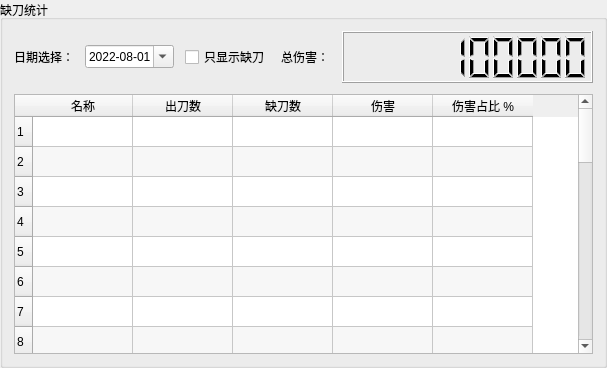
<?xml version="1.0" encoding="UTF-8"?>
<ui version="4.0">
 <class>GroupBox</class>
 <widget class="QGroupBox" name="GroupBox">
  <property name="geometry">
   <rect>
    <x>0</x>
    <y>0</y>
    <width>607</width>
    <height>368</height>
   </rect>
  </property>
  <property name="windowTitle">
   <string>GroupBox</string>
  </property>
  <property name="title">
   <string>缺刀统计</string>
  </property>
  <layout class="QHBoxLayout" name="horizontalLayout">
   <item>
    <layout class="QGridLayout" name="layout" columnstretch="10,15,10,10,50">
     <property name="spacing">
      <number>11</number>
     </property>
     <item row="0" column="0">
      <widget class="QLabel" name="label_date">
       <property name="text">
        <string>日期选择：</string>
       </property>
      </widget>
     </item>
     <item row="0" column="1">
      <widget class="QDateEdit" name="date">
       <property name="minimumDate">
        <date>
         <year>2022</year>
         <month>8</month>
         <day>1</day>
        </date>
       </property>
       <property name="displayFormat">
        <string>yyyy-MM-dd</string>
       </property>
       <property name="calendarPopup">
        <bool>true</bool>
       </property>
      </widget>
     </item>
     <item row="0" column="2">
      <widget class="QCheckBox" name="check_miss">
       <property name="text">
        <string>只显示缺刀</string>
       </property>
      </widget>
     </item>
     <item row="0" column="3">
      <widget class="QLabel" name="label_total_damage">
       <property name="text">
        <string>总伤害：</string>
       </property>
      </widget>
     </item>
     <item row="0" column="4">
      <widget class="QLCDNumber" name="lcd">
       <property name="minimumSize">
        <size>
         <width>0</width>
         <height>52</height>
        </size>
       </property>
       <property name="digitCount">
        <number>10</number>
       </property>
       <property name="value" stdset="0">
        <double>9999999999.000000000000000</double>
       </property>
      </widget>
     </item>
     <item row="1" column="0" colspan="5">
      <widget class="QTableWidget" name="table_miss">
       <property name="editTriggers">
        <set>QAbstractItemView::NoEditTriggers</set>
       </property>
       <property name="alternatingRowColors">
        <bool>true</bool>
       </property>
       <property name="rowCount">
        <number>30</number>
       </property>
       <row/>
       <row/>
       <row/>
       <row/>
       <row/>
       <row/>
       <row/>
       <row/>
       <row/>
       <row/>
       <row/>
       <row/>
       <row/>
       <row/>
       <row/>
       <row/>
       <row/>
       <row/>
       <row/>
       <row/>
       <row/>
       <row/>
       <row/>
       <row/>
       <row/>
       <row/>
       <row/>
       <row/>
       <row/>
       <row/>
       <column>
        <property name="text">
         <string>名称</string>
        </property>
        <property name="toolTip">
         <string notr="true"/>
        </property>
        <property name="whatsThis">
         <string notr="true"/>
        </property>
       </column>
       <column>
        <property name="text">
         <string>出刀数</string>
        </property>
       </column>
       <column>
        <property name="text">
         <string>缺刀数</string>
        </property>
       </column>
       <column>
        <property name="text">
         <string>伤害</string>
        </property>
       </column>
       <column>
        <property name="text">
         <string>伤害占比 %</string>
        </property>
       </column>
      </widget>
     </item>
    </layout>
   </item>
  </layout>
 </widget>
 <resources/>
 <connections/>
</ui>
